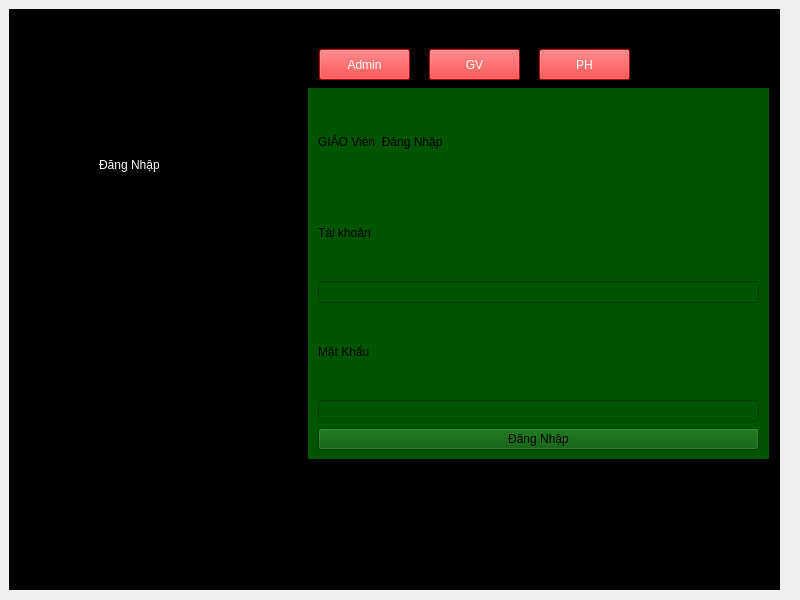
<?xml version="1.0" encoding="UTF-8"?>
<ui version="4.0">
 <class>MainWindow</class>
 <widget class="QMainWindow" name="MainWindow">
  <property name="geometry">
   <rect>
    <x>0</x>
    <y>0</y>
    <width>800</width>
    <height>600</height>
   </rect>
  </property>
  <property name="windowTitle">
   <string>MainWindow</string>
  </property>
  <widget class="QWidget" name="centralwidget">
   <widget class="QWidget" name="widget" native="true">
    <property name="geometry">
     <rect>
      <x>9</x>
      <y>9</y>
      <width>771</width>
      <height>581</height>
     </rect>
    </property>
    <property name="styleSheet">
     <string notr="true">background-color: rgb(0, 0, 0);</string>
    </property>
    <widget class="QLabel" name="label">
     <property name="geometry">
      <rect>
       <x>90</x>
       <y>140</y>
       <width>141</width>
       <height>31</height>
      </rect>
     </property>
     <property name="styleSheet">
      <string notr="true">color: rgb(255, 255, 255);
font: 20pt &quot;MS Shell Dlg 2&quot;;</string>
     </property>
     <property name="text">
      <string>Đăng Nhập</string>
     </property>
    </widget>
    <widget class="QStackedWidget" name="stackedWidget">
     <property name="geometry">
      <rect>
       <x>299</x>
       <y>79</y>
       <width>461</width>
       <height>371</height>
      </rect>
     </property>
     <property name="styleSheet">
      <string notr="true">background-color: rgb(255, 255, 255);</string>
     </property>
     <property name="currentIndex">
      <number>1</number>
     </property>
     <widget class="QWidget" name="ADMIN">
      <property name="styleSheet">
       <string notr="true">background-color: rgb(0, 85, 0);</string>
      </property>
      <layout class="QVBoxLayout" name="verticalLayout">
       <item>
        <widget class="QLabel" name="label_2">
         <property name="styleSheet">
          <string notr="true">font: 36pt &quot;MS Shell Dlg 2&quot;;</string>
         </property>
         <property name="text">
          <string>ADMIN Đăng Nhập</string>
         </property>
        </widget>
       </item>
       <item>
        <widget class="QLabel" name="label_3">
         <property name="styleSheet">
          <string notr="true">font: 20pt &quot;MS Shell Dlg 2&quot;;</string>
         </property>
         <property name="text">
          <string>Tài khoản</string>
         </property>
        </widget>
       </item>
       <item>
        <widget class="QLineEdit" name="ADMIN_TK"/>
       </item>
       <item>
        <widget class="QLabel" name="label_4">
         <property name="styleSheet">
          <string notr="true">font: 20pt &quot;MS Shell Dlg 2&quot;;</string>
         </property>
         <property name="text">
          <string>Mật Khẩu</string>
         </property>
        </widget>
       </item>
       <item>
        <widget class="QLineEdit" name="ADMIN_MK"/>
       </item>
       <item>
        <widget class="QPushButton" name="ADMIN_DN_btt">
         <property name="text">
          <string>Đăng Nhập</string>
         </property>
        </widget>
       </item>
      </layout>
     </widget>
     <widget class="QWidget" name="GV">
      <property name="styleSheet">
       <string notr="true">background-color: rgb(0, 85, 0);</string>
      </property>
      <widget class="QWidget" name="layoutWidget">
       <property name="geometry">
        <rect>
         <x>10</x>
         <y>11</y>
         <width>441</width>
         <height>351</height>
        </rect>
       </property>
       <layout class="QVBoxLayout" name="verticalLayout_2">
        <item>
         <widget class="QLabel" name="label_6">
          <property name="styleSheet">
           <string notr="true">font: 36pt &quot;MS Shell Dlg 2&quot;;</string>
          </property>
          <property name="text">
           <string>GIÁO Viên  Đăng Nhập</string>
          </property>
         </widget>
        </item>
        <item>
         <widget class="QLabel" name="label_5">
          <property name="styleSheet">
           <string notr="true">font: 20pt &quot;MS Shell Dlg 2&quot;;</string>
          </property>
          <property name="text">
           <string>Tài khoản</string>
          </property>
         </widget>
        </item>
        <item>
         <widget class="QLineEdit" name="GV_TK"/>
        </item>
        <item>
         <widget class="QLabel" name="label_7">
          <property name="styleSheet">
           <string notr="true">font: 20pt &quot;MS Shell Dlg 2&quot;;</string>
          </property>
          <property name="text">
           <string>Mật Khẩu</string>
          </property>
         </widget>
        </item>
        <item>
         <widget class="QLineEdit" name="GV_MK"/>
        </item>
        <item>
         <widget class="QPushButton" name="GV_DN_btt">
          <property name="text">
           <string>Đăng Nhập</string>
          </property>
         </widget>
        </item>
       </layout>
      </widget>
     </widget>
     <widget class="QWidget" name="PH">
      <property name="styleSheet">
       <string notr="true">background-color: rgb(0, 85, 0);</string>
      </property>
      <widget class="QLineEdit" name="PH_TK">
       <property name="geometry">
        <rect>
         <x>10</x>
         <y>208</y>
         <width>449</width>
         <height>19</height>
        </rect>
       </property>
       <property name="text">
        <string/>
       </property>
      </widget>
      <widget class="QLabel" name="label_8">
       <property name="geometry">
        <rect>
         <x>10</x>
         <y>110</y>
         <width>449</width>
         <height>94</height>
        </rect>
       </property>
       <property name="styleSheet">
        <string notr="true">font: 20pt &quot;MS Shell Dlg 2&quot;;</string>
       </property>
       <property name="text">
        <string>Tài khoản</string>
       </property>
      </widget>
      <widget class="QPushButton" name="PH_DN_btt">
       <property name="geometry">
        <rect>
         <x>10</x>
         <y>353</y>
         <width>449</width>
         <height>17</height>
        </rect>
       </property>
       <property name="text">
        <string>Đăng Nhập</string>
       </property>
      </widget>
      <widget class="QLabel" name="label_9">
       <property name="geometry">
        <rect>
         <x>10</x>
         <y>11</y>
         <width>449</width>
         <height>95</height>
        </rect>
       </property>
       <property name="styleSheet">
        <string notr="true">font: 36pt &quot;MS Shell Dlg 2&quot;;</string>
       </property>
       <property name="text">
        <string>Phụ Huynh  Đăng Nhập</string>
       </property>
      </widget>
      <widget class="QLabel" name="label_10">
       <property name="geometry">
        <rect>
         <x>10</x>
         <y>231</y>
         <width>449</width>
         <height>95</height>
        </rect>
       </property>
       <property name="styleSheet">
        <string notr="true">font: 20pt &quot;MS Shell Dlg 2&quot;;</string>
       </property>
       <property name="text">
        <string>Mật Khẩu</string>
       </property>
      </widget>
      <widget class="QLineEdit" name="PH_MK">
       <property name="geometry">
        <rect>
         <x>10</x>
         <y>330</y>
         <width>449</width>
         <height>19</height>
        </rect>
       </property>
       <property name="text">
        <string/>
       </property>
      </widget>
     </widget>
    </widget>
    <widget class="QPushButton" name="AdminDN">
     <property name="geometry">
      <rect>
       <x>310</x>
       <y>40</y>
       <width>91</width>
       <height>31</height>
      </rect>
     </property>
     <property name="styleSheet">
      <string notr="true">background-color: rgb(255, 0, 0);
color: rgb(255, 255, 255);
font: 18pt &quot;MS Shell Dlg 2&quot;;</string>
     </property>
     <property name="text">
      <string>Admin</string>
     </property>
    </widget>
    <widget class="QPushButton" name="PHDN">
     <property name="geometry">
      <rect>
       <x>530</x>
       <y>40</y>
       <width>91</width>
       <height>31</height>
      </rect>
     </property>
     <property name="styleSheet">
      <string notr="true">background-color: rgb(255, 0, 0);
color: rgb(255, 255, 255);
font: 18pt &quot;MS Shell Dlg 2&quot;;</string>
     </property>
     <property name="text">
      <string>PH</string>
     </property>
    </widget>
    <widget class="QPushButton" name="GVDN">
     <property name="geometry">
      <rect>
       <x>420</x>
       <y>40</y>
       <width>91</width>
       <height>31</height>
      </rect>
     </property>
     <property name="styleSheet">
      <string notr="true">background-color: rgb(255, 0, 0);
color: rgb(255, 255, 255);
font: 18pt &quot;MS Shell Dlg 2&quot;;</string>
     </property>
     <property name="text">
      <string>GV</string>
     </property>
    </widget>
   </widget>
  </widget>
 </widget>
 <resources/>
 <connections/>
</ui>
